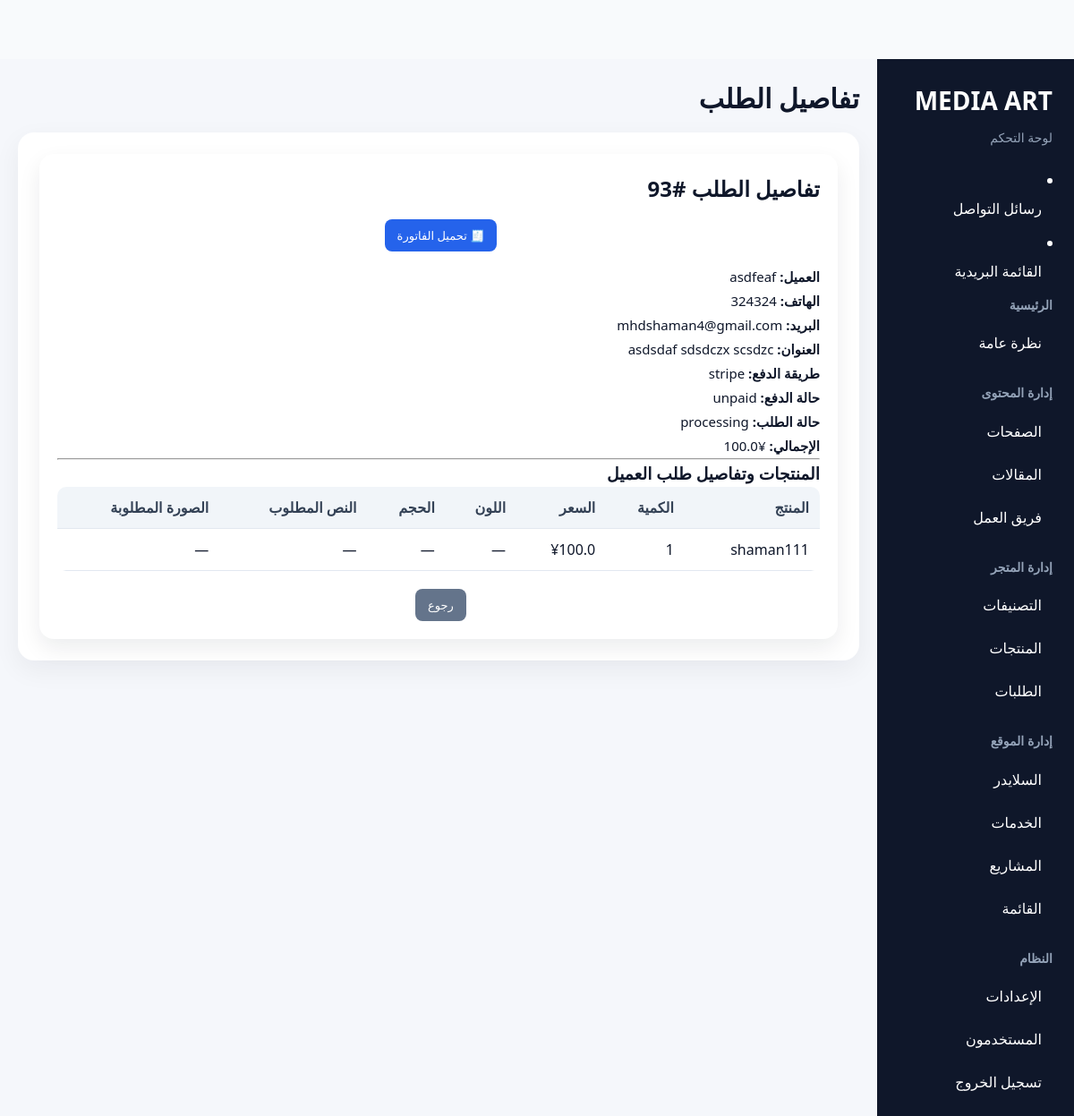
Screenshot of /dash770813890/orders/93 with the database file from the repository.
### app/models/order.py (models this page shows, shortened)
class Order(db.Model):
    __tablename__ = "orders"
    id = db.Column(db.Integer, primary_key=True)
    user_id = db.Column(
        db.Integer,
        db.ForeignKey("users.id"),
        nullable=True
    )
    user = db.relationship(
        "User",
        backref=db.backref("orders", lazy=True)
    )
    customer_name = db.Column(db.String(150), nullable=False)
    customer_email = db.Column(db.String(200), nullable=False)
    customer_phone = db.Column(db.String(50), nullable=True)
    customer_address = db.Column(db.Text, nullable=True)
    language = db.Column(db.String(10), default="ar")
    total_price = db.Column(db.Float, nullable=False, default=0.0)
    status = db.Column(db.String(50), nullable=False, default="pending")
    payment_method = db.Column(db.String(50), nullable=False, default="cod")
    payment_status = db.Column(db.String(50), nullable=False, default="unpaid")
    stripe_session_id = db.Column(db.String(255), nullable=True)
    created_at = db.Column(db.DateTime, default=datetime.utcnow, nullable=False)
    items = db.relationship(
        "OrderItem",
        back_populates="order",
        cascade="all, delete-orphan"
    )

### app/models/order_item.py (models this page shows, shortened)
class OrderItem(db.Model):
    __tablename__ = "order_items"
    id = db.Column(db.Integer, primary_key=True)
    order_id = db.Column(db.Integer, db.ForeignKey("orders.id"), nullable=False)
    product_title = db.Column(db.String(200), nullable=False)
    price = db.Column(db.Float, nullable=False)
    quantity = db.Column(db.Integer, nullable=False)
    color = db.Column(db.String(100))
    size = db.Column(db.String(100))
    custom_text = db.Column(db.Text)
    custom_image = db.Column(db.String(255))
    order = db.relationship("Order", back_populates="items")

### app/routes/admin.py (the view)
@admin_bp.route("/orders/<int:order_id>")
def order_detail(order_id):
    order = Order.query.get_or_404(order_id)
    return render_template("admin/order_detail.html", order=order)

### app/templates/admin/order_detail.html
{% extends "admin/base.html" %}
{% block admin_page_title %}تفاصيل الطلب{% endblock %}
{% block content %}
<div class="page-card">
    <h2>تفاصيل الطلب #{{ order.id }}</h2>
<div class="admin-actions" style="margin: 15px 0;">
    <a href="{{ url_for('admin.order_invoice', order_id=order.id) }}"
       class="admin-btn admin-btn-primary">
        🧾 تحميل الفاتورة
    </a>
</div>
    <p><strong>العميل:</strong> {{ order.customer_name }}</p>
    <p><strong>الهاتف:</strong> {{ order.customer_phone or "-" }}</p>
    <p><strong>البريد:</strong> {{ order.customer_email or "-" }}</p>
    <p><strong>العنوان:</strong> {{ order.customer_address or "-" }}</p>
    <p><strong>طريقة الدفع:</strong> {{ order.payment_method }}</p>
    <p><strong>حالة الدفع:</strong> {{ order.payment_status }}</p>
    <p><strong>حالة الطلب:</strong> {{ order.status }}</p>
    <p><strong>الإجمالي:</strong> ¥{{ order.total_price }}</p>
    <hr>
    <h3>المنتجات وتفاصيل طلب العميل</h3>
    <table class="admin-table">
        <thead>
            <tr>
                <th>المنتج</th>
                <th>الكمية</th>
                <th>السعر</th>
                <th>اللون</th>
                <th>الحجم</th>
                <th>النص المطلوب</th>
                <th>الصورة المطلوبة</th>
            </tr>
        </thead>
        <tbody>
            {% for item in order.items %}
            <tr>
                <td>{{ item.product_title }}</td>
                <td>{{ item.quantity }}</td>
                <td>¥{{ item.price }}</td>
                <td>{{ item.color or "—" }}</td>
                <td>{{ item.size or "—" }}</td>
                <td>{{ item.custom_text or "—" }}</td>
                <td>
                    {% if item.custom_image %}
                        <a href="{{ url_for('static', filename='uploads/' + item.custom_image) }}" target="_blank">
                            <img src="{{ url_for('static', filename='uploads/' + item.custom_image) }}"
                                 width="90"
                                 style="border-radius:8px;">
                        </a>
                    {% else %}
                        —
                    {% endif %}
                </td>
            </tr>
            {% endfor %}
        </tbody>
    </table>
    <div class="admin-actions" style="margin-top:20px;">
        <a href="{{ url_for('admin.orders_list') }}" class="admin-btn admin-btn-secondary">رجوع</a>
    </div>
</div>
{% endblock %}

### app/static/css/admin.css (style rules this page uses)
body { margin: 0; font-family: system-ui, sans-serif; background: #f8fafc; color: #0f172a; direction: rtl; }
.page-card { background: white; padding: 24px; border-radius: 16px; box-shadow: 0 10px 25px rgba(15,23,42,0.08); overflow-x: auto; }
.admin-btn { display: inline-flex; align-items: center; justify-content: center; padding: 9px 14px; border-radius: 8px; text-decoration: none; border: none; cursor: pointer; white-space: nowrap; }
.admin-btn-primary { background: #2563eb; color: white; }
.admin-table { width: 100%; border-collapse: collapse; min-width: 720px; }
.admin-table th, .admin-table td { padding: 12px; border-bottom: 1px solid #e2e8f0; text-align: right; }
.admin-actions { display: flex; align-items: center; justify-content: center; gap: 8px; white-space: nowrap; }
.page-card { width: 100%; max-width: none; padding: 20px; box-sizing: border-box; overflow-x: auto; }
.admin-table { width: 100%; }

### app/static/css/parts/legacy.css (style rules this page uses)
html, body { width: 100%; overflow-x: hidden; }
body { margin: 0; font-family: 'Cairo', sans-serif; background: #f8fafc; color: #0f172a; }
:root { --primary: #2563eb; --primary-dark: #1d4ed8; --dark: #0f172a; --muted: #475569; --soft: #f8fafc; --card-shadow: 0 14px 40px rgba(15, 23, 42, 0.08); --card-shadow-hover: 0 22px 50px rgba(15, 23, 42, 0.14); --radius-lg: 22px; --radius-md: 16px; }
.admin-table { width: 100%; border-collapse: collapse; }
.admin-table th, .admin-table td { padding: 14px 12px; border-bottom: 1px solid #e2e8f0; text-align: right; }
.admin-table th { background: #f8fafc; color: #334155; font-weight: 700; }
.admin-actions { display: flex; gap: 8px; flex-wrap: wrap; }
.admin-btn { display: inline-block; text-decoration: none; border: none; cursor: pointer; padding: 10px 14px; border-radius: 10px; font-size: 14px; font-family: inherit; }
.admin-btn-primary { background: #2563eb; color: #ffffff; }
.admin-btn-secondary { background: #e2e8f0; color: #0f172a; }
.page-card { background: #fff; border-radius: 12px; padding: 20px; box-shadow: 0 4px 20px rgba(0,0,0,0.05); }
.admin-table th, .admin-table td { padding: 12px; border-bottom: 1px solid #eee; text-align: right; }
.admin-table th { background: #f1f5f9; }
.admin-btn { padding: 6px 12px; border-radius: 6px; text-decoration: none; font-size: 13px; }
.admin-btn-primary { background: #2563eb; color: #fff; }
.admin-btn-secondary { background: #64748b; color: #fff; }
.admin-btn { padding: 8px 14px; border-radius: 8px; text-decoration: none; font-size: 13px; display: inline-block; margin-left: 5px; }
.admin-btn-primary { background: #2563eb; color: white; }
.admin-btn-secondary { background: #64748b; color: white; }
.admin-table { width: 100%; border-collapse: collapse; background: white; border-radius: 10px; overflow: hidden; }
.admin-table th { background: #f1f5f9; padding: 12px; text-align: right; }
.admin-table td { padding: 12px; border-bottom: 1px solid #eee; }
.page-card { background: white; padding: 20px; border-radius: 12px; box-shadow: 0 4px 20px rgba(0,0,0,0.05); }

### app/static/css/parts/final-shop.css (style rules this page uses)
:root { --shop-header-offset: 72px; }
:root { --global-header-height: 66px; }
body { padding-top: var(--global-header-height); }

### app/static/css/parts/final-home.css (style rules this page uses)
* { margin: 0; padding: 0; box-sizing: border-box; }
h1, h2, h3, p { line-height: 1.6; word-break: break-word; }
p { font-size: 15px; line-height: 1.8; }
html { scroll-behavior: smooth; }

### rows the page displays
Order: id "93", customer_name "asdfeaf", customer_phone "324324", customer_email "mhdshaman4@gmail.com", customer_address "asdsdaf sdsdczx scsdzc", payment_method "stripe", payment_status "unpaid", status "processing", total_price "100.0"
OrderItem: product_title "shaman111", quantity "1", price "100.0", color "—", size "—", custom_text "—"
